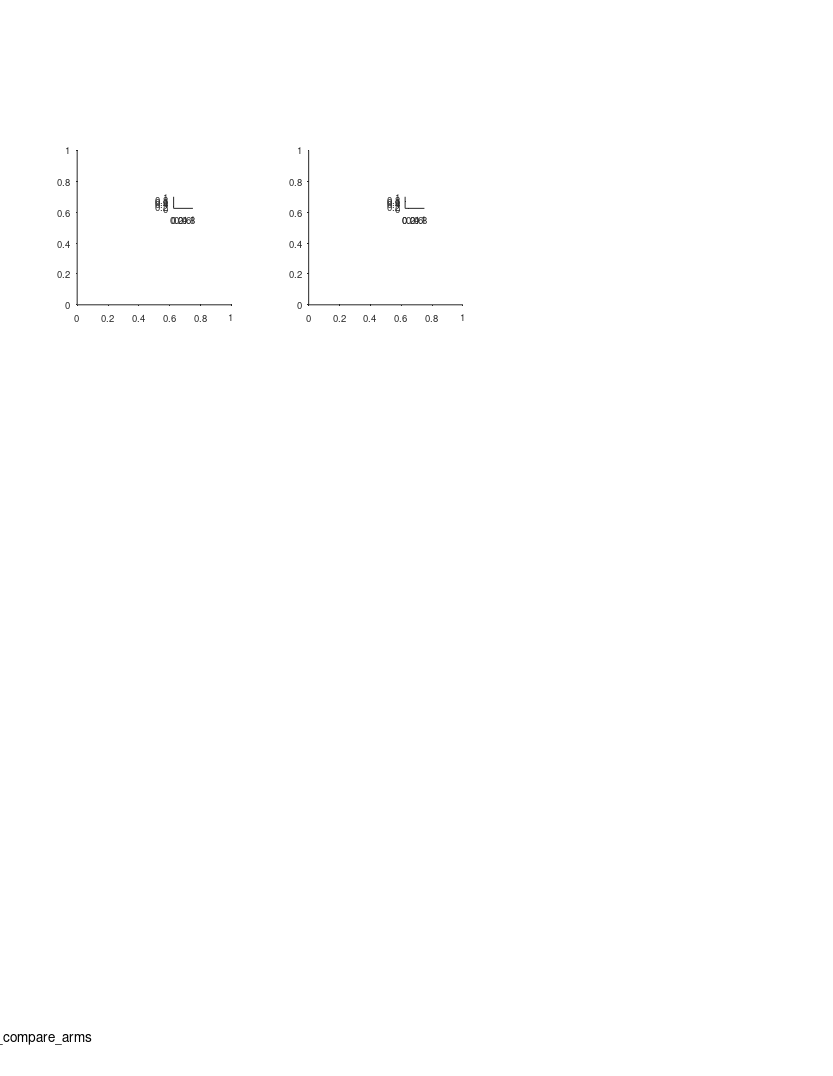

Source code (MATLAB): (Note: this script raises an error after producing the figure.)
%% Large Scale - supp fig - comparing the two arms

%%
clear 
clc

%% define output files
res_dir = 'L:\paper_figures';
mkdir(res_dir)
fig_name_str = 'fig_supp_compare_arms';
fig_caption_str = 'compare firing patterns between the two arms (long vs. short)';
log_name_str = [fig_name_str '_log_file' '.txt'];
log_name_str = strrep(log_name_str , ':', '-');
log_name_str = strrep(log_name_str , ' ', '_');
log_name_out = fullfile(res_dir, log_name_str);

%% open log file
diary off
diary(log_name_out)
diary on
disp('Log file');
disp(['created: ', datestr(clock)]);
disp('======================================================');
disp([fig_name_str ':' fig_caption_str]);
disp('======================================================');
disp('');

%% create figure
% =========================================================================
% figure_size_cm = [21.0 29.7]; % ~A4
figure_size_cm = [21.6 27.9]; % ~US letter
figure ;
% Some WYSIWYG options:
set(gcf,'DefaultAxesFontSize',7);
set(gcf,'DefaultAxesFontName','helvetica');
set(gcf,'DefaultAxesUnits','centimeters');
set(gcf,'PaperType','usletter')
% set(gcf,'PaperType','<custom>');
set(gcf,'PaperUnits','centimeters','PaperPosition',[0 0 figure_size_cm]);
set(gcf,'PaperOrientation','portrait');
set(gcf,'Units','centimeters','Position',get(gcf,'paperPosition')+[0 0 0 0]); % position on screen...
set(gcf, 'Renderer', 'painters');
set(groot, 'defaultAxesTickDir', 'out');
set(groot,  'defaultAxesTickDirMode', 'manual');
annotation('textbox', [0.5 1 0 0], 'String',fig_name_str, 'HorizontalAlignment','center','Interpreter','none', 'FitBoxToText','on');
pause(0.2); % workaround to solve matlab automatically changing the axes positions...

% create panels
panels_size = [4 4];
panel_A(1) = axes('position', [ 2 20 panels_size]);
panel_A(2) = axes('position', [ 8 20 panels_size]);
panel_A_legend(1) = axes('position', [ 4.5 22.5 0.5 0.3]);
panel_A_legend(2) = axes('position', [10.5 22.5 0.5 0.3]);

%% load population data
% =========================================================================
prm = PARAMS_GetAll();
cells_t = DS_get_cells_summary();
bats = [79,148,34,9861,2289];
cells_t(~ismember(cells_t.bat, bats ),:) = [];
cells = cellfun(@(c)(cell_load_data(c,'details')), cells_t.cell_ID, 'UniformOutput',0);
cells = [cells{:}];
cells = [cells.details];
cells(~contains({cells.brain_area}, 'CA1')) = [];
cells(~ismember([cells.ClusterQuality], [2])) = [];
cells = cellfun(@(c)(cell_load_data(c,'details','stats')), {cells.cell_ID}, 'UniformOutput',0);
cells = [cells{:}];
cells_details = [cells.details];
cells_ID = {cells_details.cell_ID};
stats = [cells.stats];
stats = [stats.all];
cells_ID([stats.meanFR_all]>prm.inclusion.interneuron_FR_thr)=[];
clear cells stats cells_details cells_t
cells = cellfun(@(c)(cell_load_data(c,'details','stats','meanFR','stats','inclusion','signif','fields','FR_map','Ipos')), cells_ID, 'UniformOutput',0);
cells = [cells{:}];
whos cells

%% load LM data
exp_ID = 'b2289_d180615';
exp = exp_load_data(exp_ID,'LM');
LM = exp.LM;
% LM( contains({LM.name},{'ball','enter'}) ) = [];
turn_point_LM = LM( contains({LM.name},{'turn-point'}) );

%% panel A - compare fields size between short/long arms
% arrange data
fields_size = builtin('cell',length(cells),2);
for ii_dir = 1:2
    for ii_cell = 1:length(cells)
        cell = cells(ii_cell);
        if ~cell.signif(ii_dir).TF % check signif per direction
            continue;
        end
        fields = cell.fields{ii_dir};
        fields([fields.in_low_speed_area]) = []; % remove fields in low speed area
        pos = [fields.loc];
        width = [fields.width_prc];
        pos_thr = turn_point_LM.pos_proj;
        IX1 = pos <  pos_thr;
        IX2 = pos >= pos_thr;
        fields_size{ii_cell,ii_dir,1} = width(IX1);
        fields_size{ii_cell,ii_dir,2} = width(IX2);
    end
end
nFields = cellfun(@length, fields_size);
nFields(nFields==0) = nan;

% plot
% figure
axes(panel_A(1));
cla
hold on
text(-0.1,1.1, 'A', 'Units','normalized','FontWeight','bold');
for ii_dir = 1:2
    axes(panel_A(ii_dir));
%     subplot(1,2,ii_dir)
    cla
    hold on
    
    x1 = [fields_size{:,ii_dir,1}];
    x2 = [fields_size{:,ii_dir,2}];
    
    c = prm.graphics.colors.flight_directions{ii_dir};
    nBins = 15;
    h1 = histogram( x1 );
    h1.NumBins = nBins;
    h1.Normalization = 'pdf';
    h1.DisplayStyle = 'stairs';
    h1.EdgeColor = c;
    h1.LineWidth = 2; % long arm
    h2 = histogram( x2 );
    h2.NumBins = nBins;
    h2.Normalization = 'pdf';
    h2.DisplayStyle = 'stairs';
    h2.EdgeColor = c;
    h2.LineWidth = 1; % short arm
    [H,P_KS,KSSTAT] = kstest2(x1,x2);
    text(1,1,sprintf('P_{KS}=%.2f',P_KS),'Units','normalized','HorizontalAlignment','right','VerticalAlignment','top','FontSize',7);
    P_ranksum = ranksum(x1,x2);
%     text(1,0.9,sprintf('P_{Wilc}=%.2f',P_ranksum),'Units','normalized','HorizontalAlignment','right','VerticalAlignment','top','FontSize',7);
    ha=gca;
    ha.YScale = 'log';
%     title("dir "+ii_dir);
    xlabel('Field size (m)');
    ylabel('Probability');
end

%% add direction arrows
arrow_vec = 0.025*[-1 1];
arrow_y = 0.915*[1 1];
clear h
h(1)=annotation('arrow',      arrow_vec +0.18, arrow_y, 'Color', prm.graphics.colors.flight_directions{1});
h(2)=annotation('arrow', flip(arrow_vec)+0.46, arrow_y, 'Color', prm.graphics.colors.flight_directions{2});
[h.HeadWidth] = disperse([5 5]);
[h.HeadLength] = disperse([5 5]);

%% legend for long/short arms
for ii_dir = 1:2
    axes(panel_A_legend(ii_dir));
    cla
    hold on
    plot([1 2], [2 2], 'Color', prm.graphics.colors.flight_directions{ii_dir}, 'LineWidth', 2); % long arm
    plot([1 2], [1 1], 'Color', prm.graphics.colors.flight_directions{ii_dir}, 'LineWidth', 1); % shorty arm
    xlim([0.5 2.5])
    text(2.5, 1, 'Short arm', 'HorizontalAlignment','left','VerticalAlignment','middle','FontSize',7);
    text(2.5, 2, 'Long arm',  'HorizontalAlignment','left','VerticalAlignment','middle','FontSize',7);
    set(gca,'visible','off');
end

%% print/save the figure
fig_name_out = fullfile(res_dir, fig_name_str);
print(gcf, fig_name_out, '-dpdf', '-cmyk', '-painters');
% print(gcf, fig_name_out, '-dtiff', '-cmyk', '-painters');
% saveas(gcf , fig_name_out, 'fig');
disp('figure was successfully saved to pdf/tiff/fig formats');
